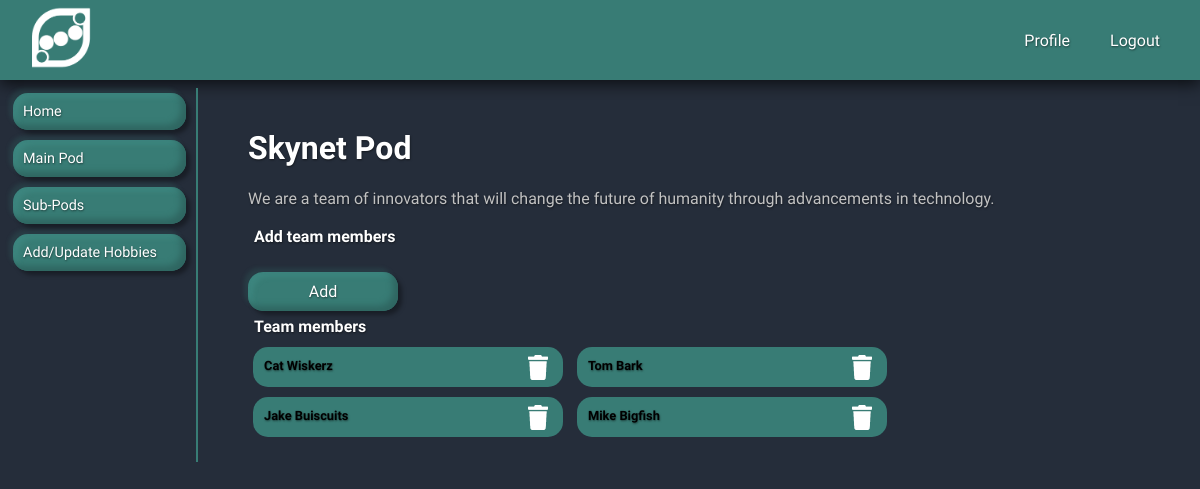
The app's page /pods/manage (signed in), older data.
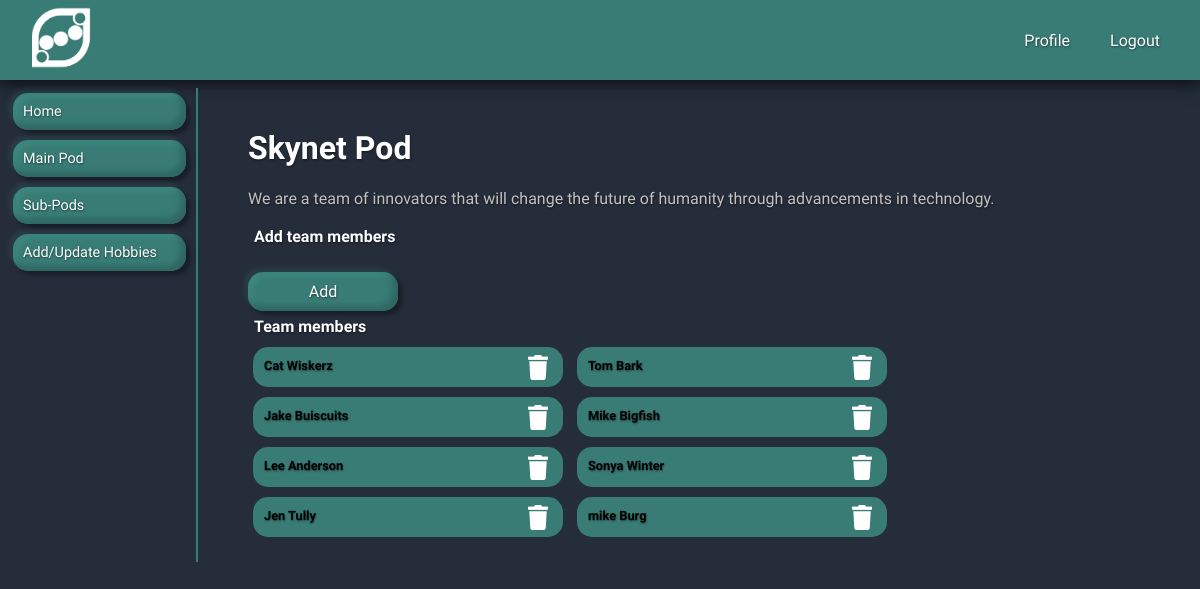
The same page, newer data.
### models.py (models this page shows, shortened)
class Pod(db.Model):
    __tablename__ = 'pods'
    id = db.Column(db.Integer, primary_key=True, autoincrement=True)
    name = db.Column(db.String(30), unique=True, nullable=False)
    description = db.Column(db.Text)

class User(db.Model):
    __tablename__ = 'users'
    id = db.Column(db.Integer, primary_key=True, autoincrement=True)
    username = db.Column(db.String(20), unique=True, nullable=False)
    password = db.Column(db.Text, nullable=False)
    first_name = db.Column(db.String(50), nullable=False)
    last_name = db.Column(db.String(50), nullable=False)
    email = db.Column(db.Text, nullable=False, unique=True)
    city = db.Column(db.Text, nullable=False)
    state = db.Column(db.Text, nullable=False)
    lat_lng = db.Column(db.Text)
    pods = db.relationship('Pod', secondary="pod_users", backref='user')
    sub_pods = db.relationship('SubPod', secondary="sub_pod_users", backref='user')
    hobbies = db.relationship('Hobby', secondary='user_hobbies', backref='user')
    pod_messages = db.relationship('PodMessage', backref='pod_user')
    sub_pod_messages = db.relationship('SubPodMessage', backref='sub_pod_user')

### app.py (the view)
@app.route('/pods/manage')
def manage_pod():
    user, pod, pod_member = is_pod_member()
    if not g.user and not pod_member.owner:
        flash("Access unauthorized.", "error")
        return redirect("/")
    pod_team_members = PodUser.query.filter(PodUser.pod_id==pod_member.pod_id).all()
    team_members = [User.query.get(member.user_id) for member in pod_team_members]
    return render_template('/pods/manage_pod.html', pod=pod, pod_member=pod_member, members=team_members)

### app.py (called while the page is built)
def is_pod_member():
    if g.user:
        user = User.query.get(int(session[CURRENT_USER]))
        empty_tupple = (None,None,None)
        if user:
            main_pod = user.pods
            if main_pod:
                main_pod = user.pods[0]
                pod_member = PodUser.query.filter(PodUser.pod_id==main_pod.id, PodUser.user_id==user.id).first()
                if pod_member:
                    return user, main_pod, pod_member
                else:
                    return empty_tupple
            else:
                return empty_tupple

@app.before_request
def add_user_to_g():
    if CURRENT_USER in session:
        g.user = User.query.get(session[CURRENT_USER])
    else:
        g.user = None

### templates/pods/manage_pod.html (shortened to what this page needs)
{% extends '/users/user_menu.html' %}
{% block dashboard %}
<h1 class="main_title">{{ pod.name }} Pod</h1>
<p class="content_text">{{ pod.description }}</p>
<div>
    <h4 class="low_margin_title">Add team members</h4>
</div>
<a href='/pods/add_members'>
    <div type="button" class="button-primary">Add</div>
</a>
<div class='manage_team_container'>
    <h4 class="low_margin_title">Team members</h4>
    {% for member in members %}
    <div class='team_member_container'>
        <p class="pod_thumbnail_text_title">
            {{ member.first_name }} {{ member.last_name }}
        </p>
        <a href="/pods/{{pod.id}}/delete/user/{{member.id}}">
        <img class='trash' src='/static/imgs/trash.png'>
        </a>
    </div>
    {% endfor %}
</div>
{% endblock %}

### templates/users/user_menu.html (shortened to what this page needs)
{% extends 'base.html' %}
{% block content %}
<div class="main_container">
    <div clas="sidebar_menu">
        <a href="/">
            <div class="sidebar_menu_buttons" type="button">
                Home
            </div>
        </a>
        <div class="sidebar_menu_buttons" type="button" id="sidebar_main_pod">
            Main Pod
        </div>
        <div class="sidebar_menu_buttons" type="button" id="sidebar_sub_pod">
            Sub-Pods
        </div>
        <a href="/hobbies/create">
            <div class="sidebar_menu_buttons" type="button">
                Add/Update Hobbies
            </div>
        </a>
    </div>
    <div class="main_user_dashboard">
        {% block dashboard %}
        {% endblock %}
    </div>
</div>
{% endblock %}

### templates/base.html (shortened to what this page needs)
<!DOCTYPE html>
<html lang="en">
<head>
  <link rel="stylesheet" href="https://use.fontawesome.com/releases/v5.3.1/css/all.css"
>
  <link rel='stylesheet' href='/static/app.css'>
</head>
<body>
  <nav class="navbar" id="navbar">
    <div class="navbar-brand">
      <a href="/"><img src="/static/imgs/peapods_logo_white.png" class='nav-logo' alt="small PeaPods logo"></a>
    </div>
    <ul class="navbar-nav">
      {% if not g.user %}
      <li class="nav-item"><a href="/users/login">Login</a></li>
      <li class="nav-item signup"><a href="/users/signup">SignUp</a></li>
      {% else %}
      <li class="nav-item"><a href="/users/profile/{{g.user.id}}">Profile</a></li>
      <li class="nav-item"><a href="/users/logout">Logout</a></li>
      {% endif %}
    </ul>
  </nav>
  {% block content %}
  {% endblock %}
</body>
</html>

### static/app.css (style rules this page uses)
body { margin: 0px; padding: 0px; font-family: 'Varela Round', sans-serif; background-color: #252D3A; text-shadow: 0.5px 0.5px 2px rgba(0, 0, 0, 0.5); }
a { text-decoration: none; }
* { scrollbar-width: thin; scrollbar-color: #387C75 white; }
.navbar { display: flex; justify-content: space-between; align-items: center; background-color: #387C75; color: #fff; height: 80px; padding: 0 20px; box-shadow: 0px 4px 15px rgba(0, 0, 0, 0.7); transition: top 0.3s; }
.nav-logo { width: 80px; }
.navbar-nav { display: flex; list-style: none; margin: 0; padding: 0; }
.nav-item { margin: 0 10px; }
.nav-item a { color: #fff; font-family: 'Varela Round', sans-serif; padding: 30px 10px; }
.sidebar_menu_buttons { display: inline-block; width: 90%; height: auto; margin: 5px; padding: 10px; background-color: #387C75; color: white; border-radius: 15px; font-size: 0.9rem; z-index: 1; box-shadow: -4px -4px 4px rgba(56, 124, 117, 0.2), 4px 4px 4px rgba(0, 0, 0, 0.35), inset -5px -5px 6px #2F6661, inset 5px 5px 5px rgba(74, 163, 154, 0.25); }
.main_user_dashboard { padding: 20px 50px; margin-left: 10px; border-left: 2px solid #387C75; }
.main_container { display: grid; grid-template-columns: 170px auto; grid-gap: 8px; padding: 8px; }
.team_member_container { display: inline-block; white-space: normal; width: 300px; height: 30px; padding: 5px; margin: 5px; background-color: #387C75; border-radius: 15px; }
.trash { width: 20px; display: inline-block; margin: 3px 10px; float: right; cursor: pointer; }
.button-primary { display: inline-block; width: 150px; margin-top: 20px; margin-left: auto; margin-right: auto; background-color: #387C75; color: white; padding: 10px 0px; border: none; border-radius: 15px; text-align: center; font-size: 1rem; box-shadow: -4px -4px 4px rgba(56, 124, 117, 0.2), 4px 4px 4px rgba(0, 0, 0, 0.35), inset -5px -5px 6px #2F6661, inset 5px 5px 5px rgba(74, 163, 154, 0.25); }
.pod_thumbnail_text_title { display: inline-block; font-size: 0.8rem; font-weight: bold; padding: 3px; margin: 3px; }
.low_margin_title { padding: 3px; margin: 3px; color: white; }
.main_title { color: white; }
.content_text { color: rgb(194, 194, 194); }

Row changes from the older to the newer data that the page shows:
added User: first_name "Lee", last_name "Anderson"
added User: first_name "Sonya", last_name "Winter"
added User: first_name "Jen", last_name "Tully"
added User: first_name "mike", last_name "Burg"
